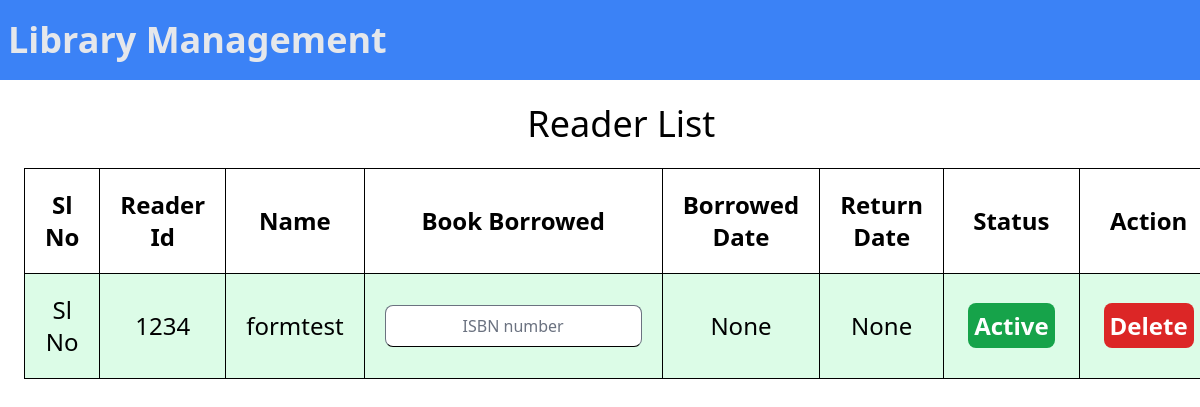
Screenshot of /reader/1/ (signed in) with the database file from the repository.
### libapp/models.py (models this page shows, shortened)
class Reader(models.Model):
    reader_id=models.CharField(max_length=200)
    reader_name=models.CharField(max_length=200)
    email=models.EmailField(max_length=200)
    contact_no=models.IntegerField()
    address=models.TextField()
    active=models.BooleanField(default=True)
    book_borrowed=models.ForeignKey(Book,on_delete=models.SET_NULL,null=True,blank=True)
    date_borrowed=models.DateField(null=True,blank=True)
    return_date=models.DateField(null=True,blank=True)
    created_at=models.DateTimeField(auto_now_add=True)

### libapp/views.py (the view, shortened to what this page needs)
# urls.py: path('reader/<str:pk>/', views.reader,name='reader'),
@login_required(login_url='login')
def reader(request,pk):
    return render(request,'libapp/reader.html',context={
        'Readers':Reader.objects.all()
    })

### libapp/templates/libapp/reader.html (shortened to what this page needs)
{% load static %}
{% load static tailwind_tags %}
<!DOCTYPE html>
<html lang="en">
<head>
    {% tailwind_css %}
</head>
<body>
    <nav class="flex bg-blue-500 py-3 w-full justify-between">
        <a href="{% url 'home' %}" class="m-2 font-bold text-4xl text-gray-200 justify-start">Library Management</a>
    </nav>
    <div class="flex border-black">
        <div class="flex flex-col justify-center border-black m-6 w-full">
            <h2 class="text-center text-4xl mb-6">Reader List</h2>
            <table class="border border-black text-2xl">
                <tr class="text-center ">
                    <th class="p-5 border border-black">Sl No</th>
                    <th class="p-5 border border-black">Reader Id</th>
                    <th class="p-5 border border-black">Name</th>
                    <th class="p-5 border border-black">Book Borrowed</th>
                    <th class="p-5 border border-black">Borrowed Date</th>
                    <th class="p-5 border border-black">Return Date</th>
                    <th class="p-5 border border-black">Status</th>
                    <th class="p-5 border border-black">Action</th>
                </tr>
                {% for reader in Readers %}
                <tr {% if reader.active %}
                    class="text-center bg-green-100"
                    {% else %}
                    class="text-center bg-red-100"
                    {% endif %}>
                    <td class="p-5 border border-black">Sl No</td>
                    <td class="p-5 border border-black">{{reader.reader_id}}</td>
                    <td class="p-5 border border-black">{{reader.reader_name}}</td>
                    <td class="p-5 border border-black">
                        {% if reader.book_borrowed == NULL %}
                        <form action="{% url 'reader' reader.id %}" method="post">
                            <input class="border border-b-black rounded-lg placeholder:text-center text-center"
                                type="text" placeholder="ISBN number" name="no">
                        </form>
                        {% else %}
                        {{reader.book_borrowed}}
                        {% endif %}
                    </td>
                    <td class="p-5 border border-black">{{reader.date_borrowed}}</td>
                    <td class="p-5 border border-black">{{reader.return_date}}</td>
                    <td class="p-5 border border-black">
                        {% if reader.active %}
                        <a class="mx-1 py-1.5 px-1.5  rounded-lg bg-green-600 font-semibold text-white hover:bg-green-700 "
                            href="{% url 'togglestatus' reader.id %}">Active</a>
                        {% else %}
                        <a class="mx-1 py-1.5 px-1.5  rounded-lg bg-red-600 font-semibold text-white hover:bg-red-700 "
                            href="{% url 'togglestatus' reader.id %}">Inactive</a>
                        {% endif %}
                    </td>
                    <td class="p-5 border border-black">
                        <div>
                            <a class="mx-1 py-1.5 px-1.5  rounded-lg bg-red-600 font-semibold text-white hover:bg-red-700 "
                            href="{% url 'deleteuser' reader.id %}">Delete</a>
                        </div>
                    </td>
                </tr>
                {% endfor %}
            </table>
        </div>
    </div>
</body>
</html>

### rows the page displays
Reader: reader_id "1234", reader_name "formtest", date_borrowed "None", return_date "None", active "Active"
